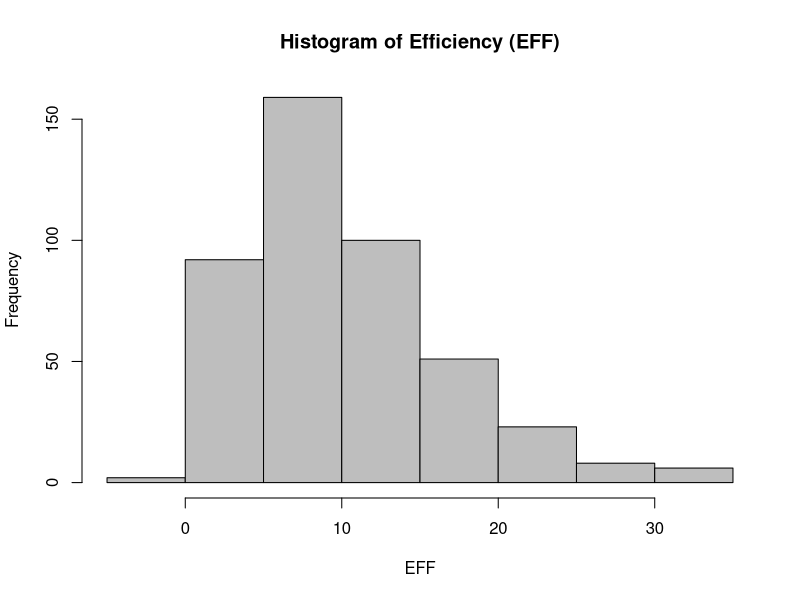
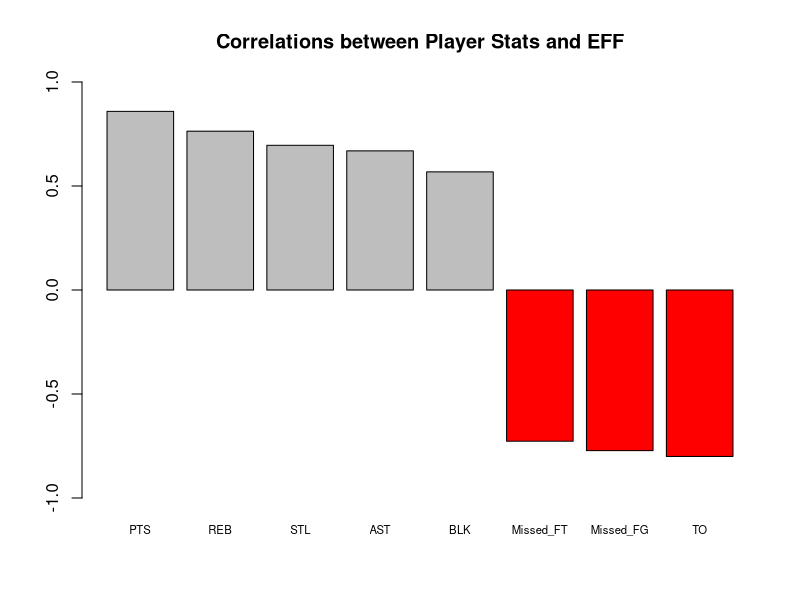
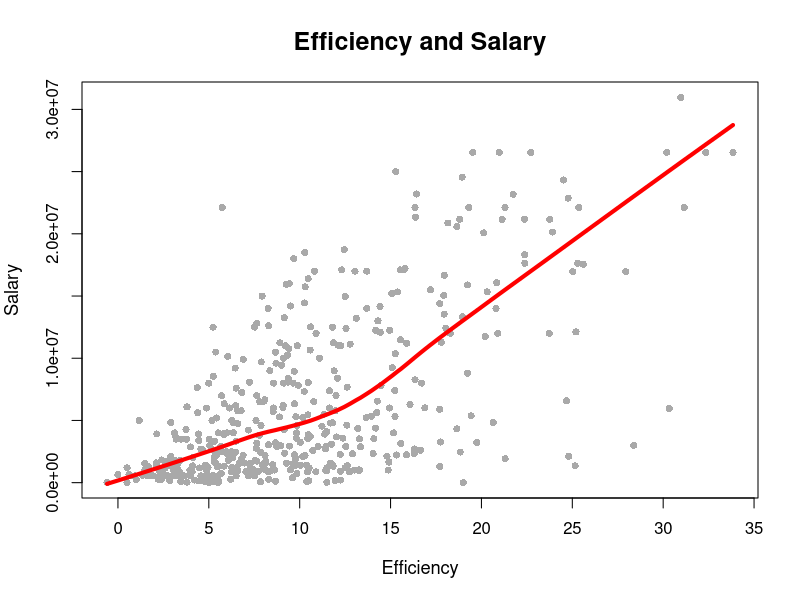
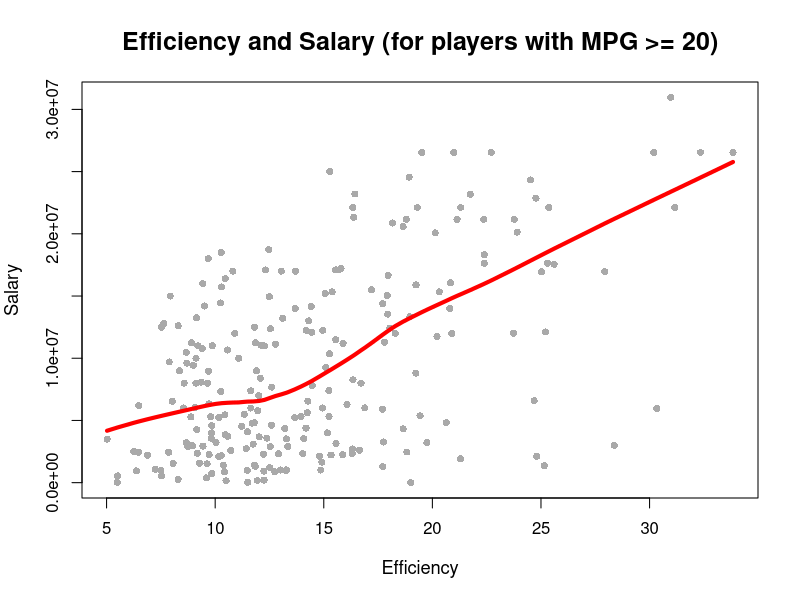

These figures' R source, in order:
## ---- chunk 1
knitr::opts_chunk$set(echo = TRUE)
## ---- chunk 2
# import data using read.csv() with specified column types
colClass_csv = c("character", # Player
                 "character", # Team
                 "factor",    # Position
                 "character", # Experience
                 "double",    # Salary
                 "integer",   # Rank
                 "integer",   # Age
                 "integer",   # GP
                 "integer",   # GS
                 "integer",   # MIN
                 "integer",   # FGM
                 "integer",   # FGA
                 "integer",   # Points3               
                 "integer",   # Points3_atts
                 "integer",   # Points2
                 "integer",   # Points2_atts
                 "integer",   # FTM
                 "integer",   # FTA
                 "integer",   # OREB
                 "integer",   # DREB
                 "integer",   # AST
                 "integer",   # STL
                 "integer",   # BLK
                 "integer")   # TO

players_stat_base <- read.csv('data/nba2017-player-statistics.csv',
                              stringsAsFactors = FALSE,
                              colClasses = colClass_csv)
str(players_stat_base)
## ---- chunk 3
# import data using readr's read_csv() with specified column types
library("readr")
players_stat_readr <- read_csv('data/nba2017-player-statistics.csv', 
                               col_types = cols(
                                 col_character(), # Player
                                 col_character(), # Team
                                 col_factor(c("C", "PF", "PG", "SF", "SG")),    # Position
                                 col_character(), # Experience
                                 col_double(),    # Salary
                                 col_integer(),   # Rank
                                 col_integer(),   # Age
                                 col_integer(),   # GP
                                 col_integer(),   # GS
                                 col_integer(),   # MIN
                                 col_integer(),   # FGM
                                 col_integer(),   # FGA
                                 col_integer(),   # Points3               
                                 col_integer(),   # Points3_atts
                                 col_integer(),   # Points2
                                 col_integer(),   # Points2_atts
                                 col_integer(),   # FTM
                                 col_integer(),   # FTA
                                 col_integer(),   # OREB
                                 col_integer(),   # DREB
                                 col_integer(),   # AST
                                 col_integer(),   # STL
                                 col_integer(),   # BLK
                                 col_integer()))
str(players_stat_readr)
## ---- chunk 4
# replace all the occurences of "R" in Experience column and convert the column to integers
# column conversion happens implicitly
players_stat_base$Experience <- as.integer(replace(players_stat_base$Experience,
                                                   players_stat_base$Experience=="R", 1))
players_stat_readr$Experience <- as.integer(replace(players_stat_readr$Experience,
                                                    players_stat_readr$Experience=="R", 1))
## ---- chunk 5
players_stat_base$Missed_FG = players_stat_base$FGA - players_stat_base$FGM
players_stat_base$Missed_FT = players_stat_base$FTA - players_stat_base$FTM
players_stat_base$PTS = (players_stat_base$FTM 
                        + 2 * players_stat_base$Points2 
                        + 3 * players_stat_base$Points3)
players_stat_base$REB = players_stat_base$OREB + players_stat_base$DREB
players_stat_base$MPG = players_stat_base$MIN / players_stat_base$GP
Missed_FG = players_stat_base$Missed_FG
Missed_FT = players_stat_base$Missed_FT
PTS = players_stat_base$PTS
REB = players_stat_base$REB
MPG = players_stat_base$MPG
AST = players_stat_base$AST
STL = players_stat_base$STL
BLK = players_stat_base$BLK
TO = players_stat_base$TO
GP = players_stat_base$GP

# computing EFF
players_stat_base$EFF = (PTS + REB + AST + STL + BLK - Missed_FG - Missed_FT - TO) / GP
EFF = players_stat_base$EFF
summary(EFF)

hist(EFF, main = "Histogram of Efficiency (EFF)", xlab = "EFF", ylab = "Frequency", col = "gray")
## ---- chunk 6
# player name, team, salary, and EFF value of the top-10 players by EFF in decreasing order
head(players_stat_base[order(players_stat_base$EFF, decreasing = TRUE), 
                       c("Player", "Team", "Salary", "EFF")], n = 10)
## ---- chunk 7
# the names of the players that have a negative EFF.
players_stat_base[players_stat_base$EFF < 0, "Player"]
## ---- chunk 8
# calculate correlation coefficients between EFF and all the variables used in the EFF formula (using cor())
EFF_PTS = cor(EFF, PTS)
EFF_REB = cor(EFF, REB)
EFF_STL = cor(EFF, STL)
EFF_AST = cor(EFF, AST)
EFF_BLK = cor(EFF, BLK)
EFF_Missed_FT = -cor(EFF, Missed_FT)
EFF_Missed_FG = -cor(EFF, Missed_FG)
EFF_TO = -cor(EFF, TO)
## ---- chunk 9
# display the computed correlations in descending order
EFF_cor <- sort(c(EFF_PTS, EFF_REB, EFF_STL, EFF_AST, EFF_BLK, EFF_Missed_FT, EFF_Missed_FG, EFF_TO),
                decreasing = TRUE)
EFF_cor

# Create a barchart with the correlations
barplot(EFF_cor, main = "Correlations between Player Stats and EFF",
        ylim = c(-1, 1),
        col = c("gray", "gray", "gray", "gray", "gray", "red", "red", "red"),
        names.arg = c("PTS", "REB", "STL", "AST", "BLK", "Missed_FT", "Missed_FG", "TO"),
        cex.names = 0.68)
## ---- chunk 10
# a scatterplot between Efficiency and Salary
plot(players_stat_base$EFF, players_stat_base$Salary, pch=16, col = "darkgray", 
     cex = 0.95, cex.lab = 1.1, cex.main = 1.5,
     xlab = "Efficiency", ylab = "Salary", main = "Efficiency and Salary")
lines(lowess(players_stat_base$EFF, players_stat_base$Salary), lwd = "4", col = "red")
cor(players_stat_base$EFF, players_stat_base$Salary)
## ---- chunk 11
# players that have an MPG value of 20 or more minutes per game
players2 <- players_stat_base[players_stat_base$MPG >= 20, ]
plot(players2$EFF, players2$Salary, pch=16, col = "darkgray",
     cex = 0.95, cex.lab = 1.1, cex.main = 1.5,
     xlab = "Efficiency", ylab = "Salary", main = "Efficiency and Salary (for players with MPG >= 20)")
lines(lowess(players2$EFF, players2$Salary), lwd = "4", col = "red")
cor(players2$EFF, players2$Salary)
